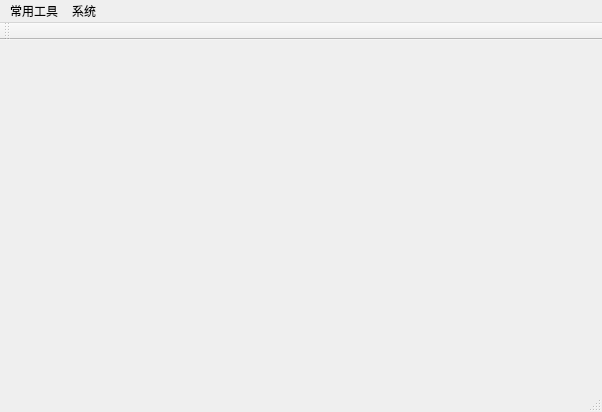
<?xml version="1.0" encoding="UTF-8"?>
<ui version="4.0">
 <class>MainWindow</class>
 <widget class="QMainWindow" name="MainWindow">
  <property name="geometry">
   <rect>
    <x>0</x>
    <y>0</y>
    <width>602</width>
    <height>412</height>
   </rect>
  </property>
  <property name="windowTitle">
   <string>MainWindow</string>
  </property>
  <widget class="QWidget" name="centralwidget"/>
  <widget class="QMenuBar" name="menubar">
   <property name="geometry">
    <rect>
     <x>0</x>
     <y>0</y>
     <width>602</width>
     <height>23</height>
    </rect>
   </property>
   <widget class="QMenu" name="menu">
    <property name="title">
     <string>常用工具</string>
    </property>
    <addaction name="actionNote"/>
    <addaction name="actionCalc"/>
    <addaction name="actionPaint"/>
    <addaction name="actionIDLE"/>
   </widget>
   <widget class="QMenu" name="menu_2">
    <property name="title">
     <string>系统</string>
    </property>
    <addaction name="actionExit"/>
   </widget>
   <addaction name="menu"/>
   <addaction name="menu_2"/>
  </widget>
  <widget class="QStatusBar" name="statusbar"/>
  <widget class="QToolBar" name="toolBar">
   <property name="windowTitle">
    <string>toolBar</string>
   </property>
   <attribute name="toolBarArea">
    <enum>TopToolBarArea</enum>
   </attribute>
   <attribute name="toolBarBreak">
    <bool>false</bool>
   </attribute>
  </widget>
  <action name="actionNote">
   <property name="text">
    <string>Note</string>
   </property>
  </action>
  <action name="actionCalc">
   <property name="text">
    <string>Calc</string>
   </property>
  </action>
  <action name="actionPaint">
   <property name="text">
    <string>Paint</string>
   </property>
  </action>
  <action name="actionIDLE">
   <property name="text">
    <string>IDLE</string>
   </property>
  </action>
  <action name="actionExit">
   <property name="text">
    <string>Exit</string>
   </property>
  </action>
 </widget>
 <resources/>
 <connections/>
</ui>
